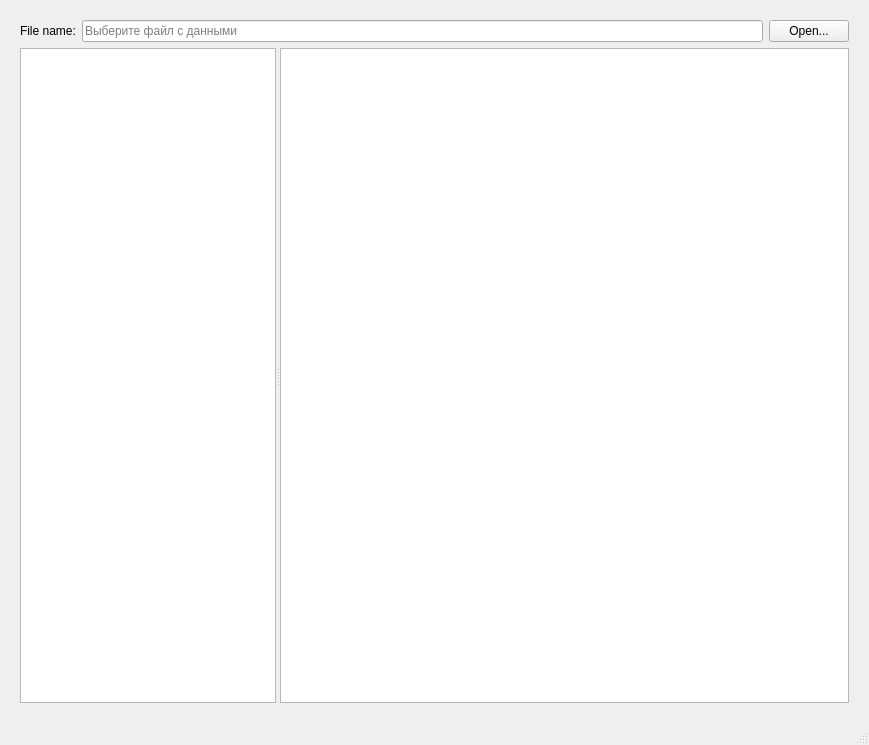
<?xml version="1.0" encoding="UTF-8"?>
<ui version="4.0">
 <class>MainWindow</class>
 <widget class="QMainWindow" name="MainWindow">
  <property name="geometry">
   <rect>
    <x>0</x>
    <y>0</y>
    <width>869</width>
    <height>745</height>
   </rect>
  </property>
  <property name="windowTitle">
   <string>MainWindow</string>
  </property>
  <widget class="QWidget" name="centralwidget">
   <layout class="QVBoxLayout" name="verticalLayout" stretch="0,1">
    <property name="sizeConstraint">
     <enum>QLayout::SetDefaultConstraint</enum>
    </property>
    <property name="leftMargin">
     <number>20</number>
    </property>
    <property name="topMargin">
     <number>20</number>
    </property>
    <property name="rightMargin">
     <number>20</number>
    </property>
    <property name="bottomMargin">
     <number>20</number>
    </property>
    <item>
     <layout class="QHBoxLayout" name="horizontalLayout" stretch="0,0,0">
      <item>
       <widget class="QLabel" name="label">
        <property name="text">
         <string>File name:</string>
        </property>
       </widget>
      </item>
      <item>
       <widget class="QLineEdit" name="lineEdit">
        <property name="inputMask">
         <string/>
        </property>
        <property name="text">
         <string/>
        </property>
        <property name="readOnly">
         <bool>true</bool>
        </property>
        <property name="placeholderText">
         <string>Выберите файл с данными</string>
        </property>
       </widget>
      </item>
      <item>
       <widget class="QPushButton" name="pushButton">
        <property name="text">
         <string>Open...</string>
        </property>
       </widget>
      </item>
     </layout>
    </item>
    <item>
     <widget class="QSplitter" name="splitter">
      <property name="orientation">
       <enum>Qt::Horizontal</enum>
      </property>
      <property name="handleWidth">
       <number>4</number>
      </property>
      <widget class="QTableView" name="tableView">
       <property name="sizePolicy">
        <sizepolicy hsizetype="Expanding" vsizetype="Expanding">
         <horstretch>0</horstretch>
         <verstretch>0</verstretch>
        </sizepolicy>
       </property>
      </widget>
      <widget class="QGraphicsView" name="graphicsView">
       <property name="sizePolicy">
        <sizepolicy hsizetype="Expanding" vsizetype="Expanding">
         <horstretch>1</horstretch>
         <verstretch>0</verstretch>
        </sizepolicy>
       </property>
      </widget>
     </widget>
    </item>
   </layout>
  </widget>
  <widget class="QMenuBar" name="menubar">
   <property name="geometry">
    <rect>
     <x>0</x>
     <y>0</y>
     <width>869</width>
     <height>20</height>
    </rect>
   </property>
  </widget>
  <widget class="QStatusBar" name="statusbar"/>
 </widget>
 <resources/>
 <connections/>
 <designerdata>
  <property name="gridDeltaX">
   <number>10</number>
  </property>
  <property name="gridDeltaY">
   <number>10</number>
  </property>
  <property name="gridSnapX">
   <bool>true</bool>
  </property>
  <property name="gridSnapY">
   <bool>true</bool>
  </property>
  <property name="gridVisible">
   <bool>true</bool>
  </property>
 </designerdata>
</ui>
